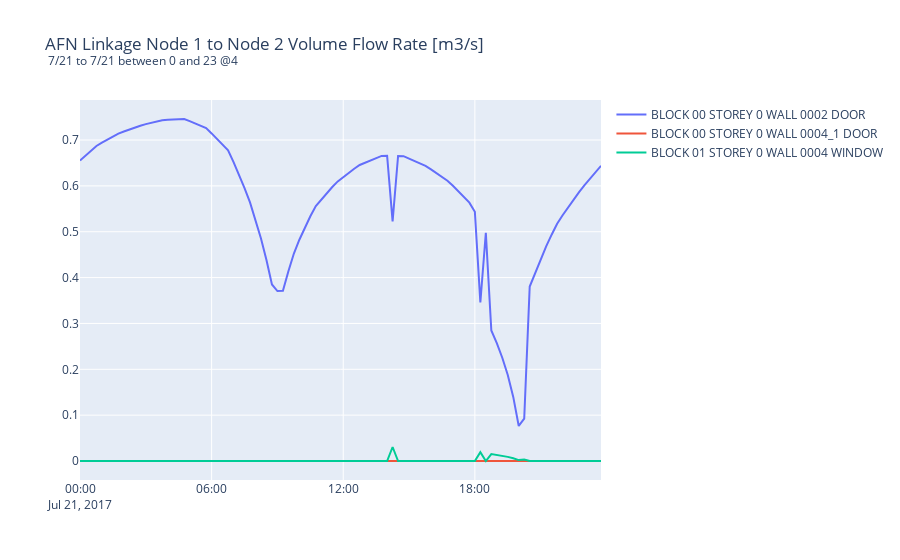

Write notebook code for a chart like this one.
### Code cell
fig = go.Figure()

title = None
for dataset in linkage_datasets:
    if dataset.header.analysis_period.st_month == 7:

        fig.add_trace(go.Scatter(
            x=dataset.datetimes, y=dataset.values, name=dataset.header.metadata["System"]))

        if not title:
            print("creating title")
            title = create_plot_title(dataset)
            fig.update_layout(title_text=title)
    

        
fig.show()
